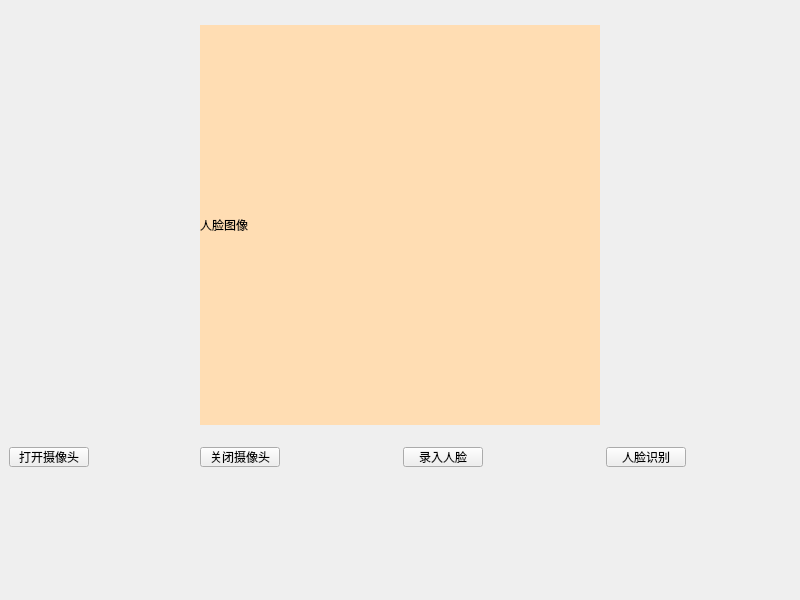
<?xml version="1.0" encoding="UTF-8"?>
<ui version="4.0">
 <class>Widget</class>
 <widget class="QWidget" name="Widget">
  <property name="geometry">
   <rect>
    <x>0</x>
    <y>0</y>
    <width>800</width>
    <height>600</height>
   </rect>
  </property>
  <property name="windowTitle">
   <string>Widget</string>
  </property>
  <widget class="QPushButton" name="inputFaceBtn">
   <property name="geometry">
    <rect>
     <x>403</x>
     <y>447</y>
     <width>80</width>
     <height>20</height>
    </rect>
   </property>
   <property name="sizePolicy">
    <sizepolicy hsizetype="Preferred" vsizetype="Preferred">
     <horstretch>0</horstretch>
     <verstretch>0</verstretch>
    </sizepolicy>
   </property>
   <property name="text">
    <string>录入人脸</string>
   </property>
  </widget>
  <widget class="QPushButton" name="closeCameraBtn">
   <property name="geometry">
    <rect>
     <x>200</x>
     <y>447</y>
     <width>80</width>
     <height>20</height>
    </rect>
   </property>
   <property name="sizePolicy">
    <sizepolicy hsizetype="Preferred" vsizetype="Preferred">
     <horstretch>0</horstretch>
     <verstretch>0</verstretch>
    </sizepolicy>
   </property>
   <property name="text">
    <string>关闭摄像头</string>
   </property>
  </widget>
  <widget class="QPushButton" name="openCameraBtn">
   <property name="geometry">
    <rect>
     <x>9</x>
     <y>447</y>
     <width>80</width>
     <height>20</height>
    </rect>
   </property>
   <property name="sizePolicy">
    <sizepolicy hsizetype="Preferred" vsizetype="Preferred">
     <horstretch>0</horstretch>
     <verstretch>0</verstretch>
    </sizepolicy>
   </property>
   <property name="text">
    <string>打开摄像头</string>
   </property>
  </widget>
  <widget class="QPushButton" name="faceCheckBtn">
   <property name="geometry">
    <rect>
     <x>606</x>
     <y>447</y>
     <width>80</width>
     <height>20</height>
    </rect>
   </property>
   <property name="sizePolicy">
    <sizepolicy hsizetype="Preferred" vsizetype="Preferred">
     <horstretch>0</horstretch>
     <verstretch>0</verstretch>
    </sizepolicy>
   </property>
   <property name="text">
    <string>人脸识别</string>
   </property>
  </widget>
  <widget class="QLabel" name="cameraLab">
   <property name="geometry">
    <rect>
     <x>200</x>
     <y>25</y>
     <width>400</width>
     <height>400</height>
    </rect>
   </property>
   <property name="sizePolicy">
    <sizepolicy hsizetype="Fixed" vsizetype="Fixed">
     <horstretch>0</horstretch>
     <verstretch>0</verstretch>
    </sizepolicy>
   </property>
   <property name="minimumSize">
    <size>
     <width>400</width>
     <height>400</height>
    </size>
   </property>
   <property name="maximumSize">
    <size>
     <width>400</width>
     <height>400</height>
    </size>
   </property>
   <property name="styleSheet">
    <string notr="true">background-color: rgb(255, 221, 179);</string>
   </property>
   <property name="text">
    <string>人脸图像</string>
   </property>
  </widget>
 </widget>
 <resources/>
 <connections/>
</ui>
